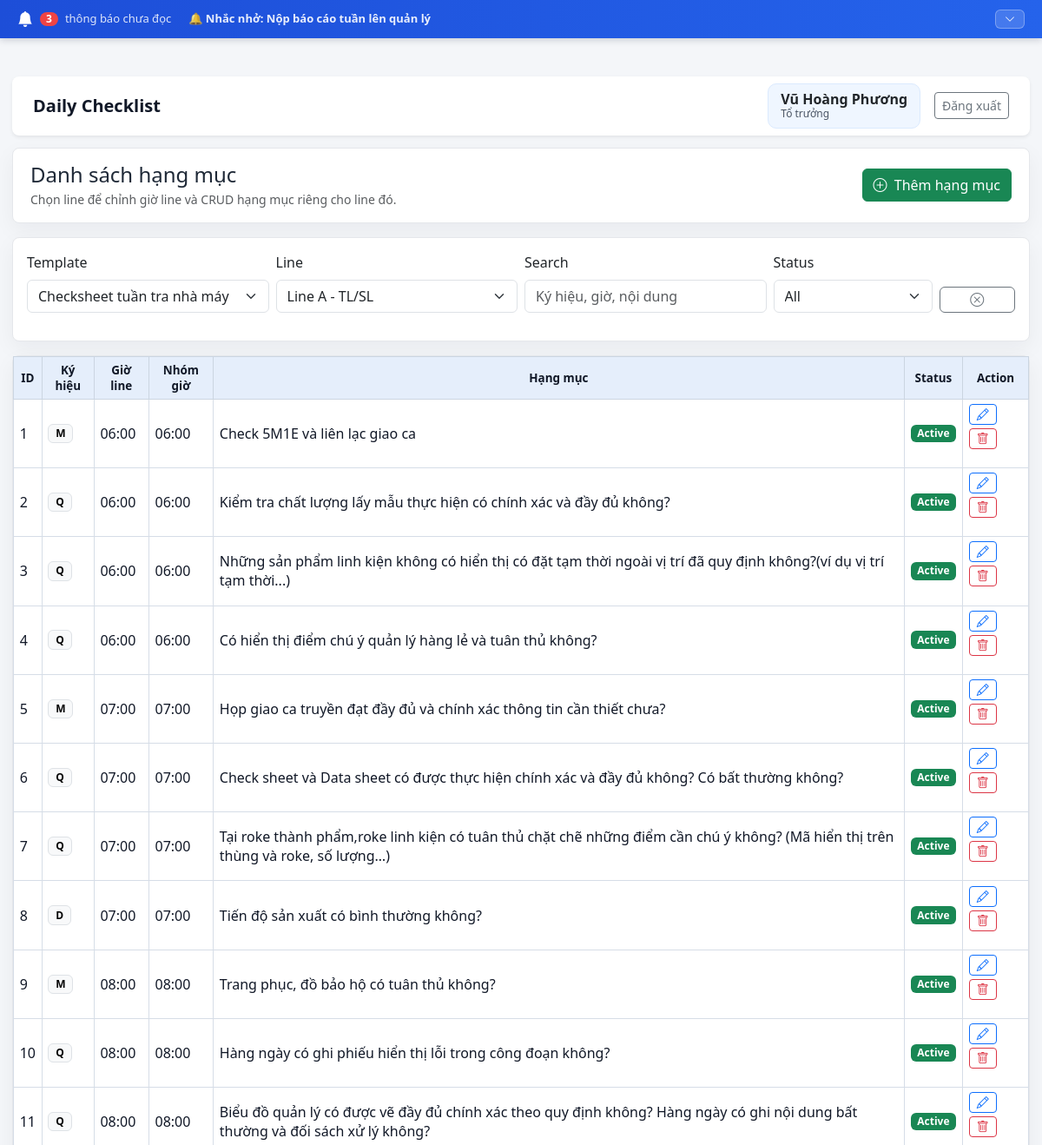
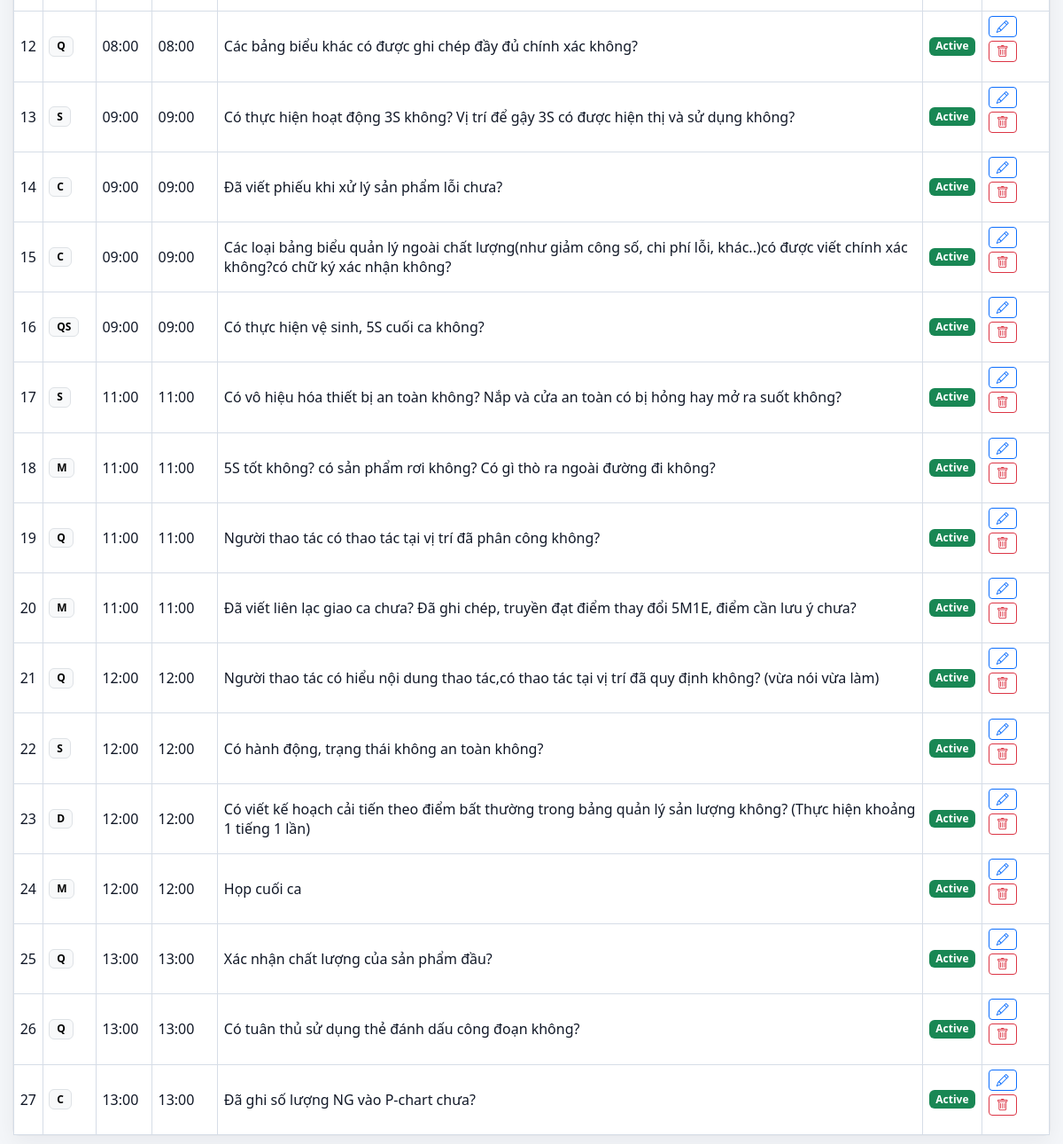
The app's page /categories (signed in) with its own data (2 pictures, top to bottom).
### models.py (models this page shows, shortened)
class TimestampMixin:
    created_at = db.Column(db.DateTime, nullable=False, default=datetime.utcnow)
    updated_at = db.Column(
        db.DateTime,
        nullable=False,
        default=datetime.utcnow,
        onupdate=datetime.utcnow,
    )

class Notification(TimestampMixin, db.Model):
    __tablename__ = "notifications"
    __table_args__ = (
        UniqueConstraint("user_id", "dedupe_key", name="uq_notifications_user_dedupe"),
        CheckConstraint(
            "status IN ('unread', 'read')",
            name="ck_notifications_status",
        ),
    )
    id = db.Column(db.Integer, primary_key=True)
    user_id = db.Column(db.Integer, db.ForeignKey("users.id"), nullable=False, index=True)
    title = db.Column(db.String(255), nullable=False)
    message = db.Column(db.Text, nullable=False)
    category = db.Column(db.String(50), nullable=False, default="reminder", index=True)
    period_type = db.Column(db.String(20), nullable=False, index=True)
    target_date = db.Column(db.Date, nullable=False, index=True)
    related_sheet_id = db.Column(db.Integer, db.ForeignKey("daily_check_sheets.id"), nullable=True, index=True)
    dedupe_key = db.Column(db.String(255), nullable=False)
    status = db.Column(db.String(20), nullable=False, default=NOTIFICATION_UNREAD, index=True)
    read_at = db.Column(db.DateTime)
    user = db.relationship("User", back_populates="notifications")
    related_sheet = db.relationship("DailyCheckSheet")

class User(db.Model):
    __tablename__ = "users"
    __table_args__ = (
        CheckConstraint(
            "role IN ('admin', 'manager', 'leader', 'staff')",
            name="ck_users_role",
        ),
        CheckConstraint(
            "gender IS NULL OR gender IN ('male', 'female', 'other')",
            name="ck_users_gender",
        ),
    )
    id = db.Column(db.Integer, primary_key=True)
    username = db.Column(db.String(50), unique=True, nullable=False, index=True)
    password_hash = db.Column(db.String(255), nullable=False)
    full_name = db.Column(db.String(120), nullable=False)
    employee_code = db.Column(db.String(30), unique=True, nullable=False, index=True)
    outlook_email = db.Column(db.String(255), nullable=True)
    gender = db.Column(db.String(20), nullable=True)
    department = db.Column(db.String(120), nullable=False)
    line_name = db.Column(db.String(120), nullable=False)
    role = db.Column(db.String(20), nullable=False, default=ROLE_STAFF)
    manager_id = db.Column(db.Integer, db.ForeignKey("users.id"), nullable=True, index=True)
    leader_id = db.Column(db.Integer, db.ForeignKey("users.id"), nullable=True, index=True)
    is_active = db.Column(db.Boolean, nullable=False, default=True)
    created_at = db.Column(db.DateTime, nullable=False, default=datetime.utcnow)
    manager = db.relationship(
        "User",
        remote_side=[id],
        foreign_keys=[manager_id],
        backref="managed_users",
    )
    leader = db.relationship(
        "User",
        remote_side=[id],
        foreign_keys=[leader_id],
        backref="led_users",
    )
    daily_sheets = db.relationship("DailyCheckSheet", back_populates="user")
    daily_results = db.relationship("DailyCheckResult", back_populates="user")
    abnormal_reports = db.relationship("AbnormalReport", back_populates="user")
    owned_confirmations = db.relationship(
        "DailyConfirmation",
        foreign_keys="DailyConfirmation.user_id",
        back_populates="user",
    )
    signed_confirmations = db.relationship(
        "DailyConfirmation",
        foreign_keys="DailyConfirmation.confirmed_by",
        back_populates="signer",
    )
    user_lines = db.relationship(
        "UserLine",
        back_populates="user",
        cascade="all, delete-orphan",
    )
    notifications = db.relationship(
        "Notification",
        back_populates="user",
        cascade="all, delete-orphan",
    )

class ChecklistItem(db.Model):
    __tablename__ = "checklist_items"
    __table_args__ = (
        UniqueConstraint("template_id", "line_id", "item_order", name="uq_checklist_items_template_line_order"),
    )
    id = db.Column(db.Integer, primary_key=True)
    template_id = db.Column(
        db.Integer,
        db.ForeignKey("checklist_templates.id"),
        nullable=False,
        index=True,
    )
    line_id = db.Column(db.Integer, db.ForeignKey("lines.id"), nullable=True, index=True)
    symbol = db.Column(db.String(20), nullable=False)
    check_time = db.Column(db.Time, nullable=False, index=True)
    time_group = db.Column(db.String(100), nullable=False)
    item_order = db.Column(db.Integer, nullable=False)
    category_type = db.Column(db.String(50))
    content = db.Column(db.Text, nullable=False)
    content_vi = db.Column(db.Text, nullable=False)
    content_en = db.Column(db.Text)
    content_ja = db.Column(db.Text)
    note = db.Column(db.Text)
    is_active = db.Column(db.Boolean, nullable=False, default=True)
    created_at = db.Column(db.DateTime, nullable=False, default=datetime.utcnow)
    template = db.relationship("ChecklistTemplate", back_populates="checklist_items")
    line = db.relationship("Line")
    daily_results = db.relationship("DailyCheckResult", back_populates="checklist_item")

### routes/category_routes.py (the view, shortened to what this page needs)
@category_bp.route("/categories", methods=["GET", "POST"])
@admin_required
def categories():
    template = get_template()
    selected_line = get_line()
    lines = Line.query.filter_by(is_active=True).order_by(Line.line_name.asc()).all()
    line_time_options_map = {line.line_name: LINE_TIME_OPTIONS.get(line.line_name, []) for line in lines}
    keyword = request.args.get("q", "").strip()
    status_filter = request.args.get("status", "").strip()
    query = ChecklistItem.query.filter_by(template_id=template.id, line_id=selected_line.id)
    if status_filter == "active":
        query = query.filter(ChecklistItem.is_active.is_(True))
    elif status_filter == "locked":
        query = query.filter(ChecklistItem.is_active.is_(False))
    categories = query.order_by(ChecklistItem.check_time.asc(), ChecklistItem.item_order.asc()).all()
    templates = ChecklistTemplate.query.order_by(ChecklistTemplate.template_name.asc()).all()
    return render_template(
        "admin_categories.html",
        templates=templates,
        lines=lines,
        selected_template=template,
        selected_line=selected_line,
        line_time_options=LINE_TIME_OPTIONS.get(selected_line.line_name, []),
        line_time_options_map=line_time_options_map,
        categories=categories,
        filters={"q": keyword, "status": status_filter},
        current_endpoint="category.categories",
    )

### templates/admin_categories.html (shortened to what this page needs)
{% extends "admin_layout.html" %}
{% block admin_content %}
<section class="toolbar-panel mb-3">
    <div>
        <h1 class="h4 mb-1">Danh sách hạng mục</h1>
        <div class="text-muted small">Chọn line để chỉnh giờ line và CRUD hạng mục riêng cho line đó.</div>
    </div>
    {% if selected_template %}
    <button class="btn btn-success" type="button" data-bs-toggle="modal" data-bs-target="#createCategoryModal">
        <i class="bi bi-plus-circle me-1"></i> Thêm hạng mục
    </button>
    {% endif %}
</section>
<section class="card mb-3">
    <div class="card-body">
        <form method="get" class="row g-2 align-items-end">
            <div class="col-12 col-lg-3">
                <label class="form-label">Template</label>
                <select class="form-select js-submit-on-change" name="template_id">
                    {% for template in templates %}
                        <option value="{{ template.id }}" {% if selected_template and selected_template.id == template.id %}selected{% endif %}>{{ template.template_name }}</option>
                    {% endfor %}
                </select>
            </div>
            <div class="col-12 col-lg-3">
                <label class="form-label">Line</label>
                <select class="form-select js-submit-on-change" name="line_id">
                    {% for line in lines %}
                        <option value="{{ line.id }}" {% if selected_line and selected_line.id == line.id %}selected{% endif %}>{{ line.line_name }} - {{ line.department }}</option>
                    {% endfor %}
                </select>
            </div>
            <div class="col-12 col-lg-3 live-filter" data-target="#categoriesTable">
                <label class="form-label">Search</label>
                <input class="form-control" data-filter="text" placeholder="Ký hiệu, giờ, nội dung">
            </div>
            <div class="col-6 col-lg-2 live-filter" data-target="#categoriesTable">
                <label class="form-label">Status</label>
                <select class="form-select" data-filter="status">
                    <option value="">All</option>
                </select>
            </div>
            <div class="col-6 col-lg-1 live-filter" data-target="#categoriesTable">
                <button class="btn btn-outline-secondary w-100" type="button" data-filter-clear><i class="bi bi-x-circle"></i></button>
            </div>
        </form>
    </div>
</section>
<section class="card">
    <div class="card-body p-0">
        <div class="table-responsive table-fill">
            <table id="categoriesTable" class="table table-checklist table-hover align-middle mb-0">
                <thead>
                    <tr>
                        <th>ID</th>
                        <th>Ký hiệu</th>
                        <th>Giờ line</th>
                        <th>Nhóm giờ</th>
                        <th>Hạng mục</th>
                        <th>Status</th>
                        <th>Action</th>
                    </tr>
                </thead>
                <tbody>
                    {% for category in categories %}
                    <tr
                        data-search="{{ category.symbol }} {{ category.check_time|time_local }} {{ category.time_group }} {{ category.content_vi }}"
                        data-status="{{ 'active' if category.is_active else 'locked' }}"
                    >
                        <td>{{ loop.index }}</td>
                        <td><span class="badge text-bg-light border">{{ category.symbol }}</span></td>
                        <td>{{ category.check_time|time_local }}</td>
                        <td>{{ category.time_group }}</td>
                        <td>{{ category.content_vi }}</td>
                        <td><span class="badge {% if category.is_active %}text-bg-success{% else %}text-bg-secondary{% endif %}">{{ "Active" if category.is_active else "Inactive" }}</span></td>
                        <td>
                            <div class="d-flex flex-wrap gap-1">
                                <button class="btn btn-sm btn-outline-primary" type="button" data-bs-toggle="modal" data-bs-target="#editCategory{{ category.id }}" title="Edit"><i class="bi bi-pencil"></i></button>
                                <form method="post" action="{{ url_for('category.delete_category', category_id=category.id) }}" onsubmit="return confirm('Xóa hạng mục này?');">
                                    <button class="btn btn-sm btn-outline-danger" type="submit" title="Delete"><i class="bi bi-trash"></i></button>
                                </form>
                            </div>
                        </td>
                    </tr>
                    {% else %}
                    <tr><td colspan="7" class="text-center text-muted py-4">Chưa có hạng mục.</td></tr>
                    {% endfor %}
                </tbody>
            </table>
        </div>
    </div>
</section>
{% endblock %}

### templates/base.html (shortened to what this page needs)
﻿<!doctype html>
<html lang="{{ current_lang }}">
<head>
    <link rel="stylesheet" href="{{ url_for('static', filename='vendor/bootstrap/css/bootstrap.min.css') }}">
    <link rel="stylesheet" href="https://cdn.jsdelivr.net/npm/bootstrap-icons@1.11.3/font/bootstrap-icons.min.css">
    <link rel="stylesheet" href="{{ url_for('static', filename='css/style.css') }}">
</head>
<body>
    {% block body %}
    {% if current_user and notifications is defined and notifications %}
    <div id="notif-bar" class="notif-bar no-print">
        <div class="notif-bar-inner">
            <div class="notif-bar-left">
                <span class="notif-bar-icon"><i class="bi bi-bell-fill"></i></span>
                <span class="notif-bar-count badge">{{ notifications|length }}</span>
                <span class="notif-bar-label">thông báo chưa đọc</span>
            </div>
            <div class="notif-bar-preview" id="notif-bar-preview">
                {% if notifications %}
                    <span class="notif-bar-title-text">{{ notifications[0].title }}</span>
                {% endif %}
            </div>
            <div class="notif-bar-actions">
                <button class="notif-bar-toggle-btn" id="notif-toggle-btn" type="button" title="Xem tất cả thông báo">
                    <span id="notif-toggle-icon"></span>
                </button>
            </div>
        </div>
    </div>
    {% endif %}
    <div class="container-fluid main-wrapper {% if current_user and notifications is defined and notifications %}has-notif-bar{% endif %}">
        <nav class="navbar navbar-expand-lg navbar-light bg-white shadow-sm rounded-3 px-3 px-lg-4 mb-4">
            <div class="container-fluid px-0">
                <a class="navbar-brand fw-bold" href="{{ url_for('checklist.dashboard') }}">Daily Checklist</a>
                <div class="d-flex align-items-center gap-3">
                    {% if current_user %}
                        <a href="{{ url_for('auth.profile') }}" class="user-pill text-decoration-none text-dark">
                            <strong>{{ current_user.full_name }}</strong>
                            <span>{{ role_label(current_user.role) }}{% if current_user.role == 'staff' %} | {{ current_user.line_name }}{% endif %}</span>
                        </a>
                        <a class="btn btn-outline-secondary btn-sm" href="{{ url_for('auth.logout') }}">{{ t('logout') }}</a>
                    {% endif %}
                </div>
            </div>
        </nav>
        {% block content %}{% endblock %}
    </div>
    {% endblock %}
</body>
</html>

### records on screen
Notification: title "🔔 Nhắc nhở: Nộp báo cáo tuần lên quản lý"
User: full_name "Vũ Hoàng Phương", role "Tổ trưởng"
ChecklistItem: symbol "M", check_time "06:00", time_group "06:00", content_vi "Check 5M1E và liên lạc giao ca", is_active "Active"
ChecklistItem: symbol "Q", check_time "06:00", time_group "06:00", content_vi "Kiểm tra chất lượng lấy mẫu thực hiện có chính xác và đầy đủ không?", is_active "Active"
ChecklistItem: symbol "Q", check_time "06:00", time_group "06:00", content_vi "Những sản phẩm linh kiện không có hiển thị có đặt tạm thời ngoài vị trí đã quy định không?(ví dụ vị trí tạm thời...)", is_active "Active"
ChecklistItem: symbol "Q", check_time "06:00", time_group "06:00", content_vi "Có hiển thị điểm chú ý quản lý hàng lẻ và tuân thủ không?", is_active "Active"
ChecklistItem: symbol "M", check_time "07:00", time_group "07:00", content_vi "Họp giao ca truyền đạt đầy đủ và chính xác thông tin cần thiết chưa?", is_active "Active"
ChecklistItem: symbol "Q", check_time "07:00", time_group "07:00", content_vi "Check sheet và Data sheet có được thực hiện chính xác và đầy đủ không? Có bất thường không?", is_active "Active"
ChecklistItem: symbol "Q", check_time "07:00", time_group "07:00", content_vi "Tại roke thành phẩm,roke linh kiện có tuân thủ chặt chẽ những điểm cần chú ý không? (Mã hiển thị trên thùng và roke, số lượng…)", is_active "Active"
ChecklistItem: symbol "D", check_time "07:00", time_group "07:00", content_vi "Tiến độ sản xuất có bình thường không?", is_active "Active"
ChecklistItem: symbol "M", check_time "08:00", time_group "08:00", content_vi "Trang phục, đồ bảo hộ có tuân thủ không?", is_active "Active"
ChecklistItem: symbol "Q", check_time "08:00", time_group "08:00", content_vi "Hàng ngày có ghi phiếu hiển thị lỗi trong công đoạn không?", is_active "Active"
ChecklistItem: symbol "Q", check_time "08:00", time_group "08:00", content_vi "Biểu đồ quản lý có được vẽ đầy đủ chính xác theo quy định không? Hàng ngày có ghi nội dung bất thường và đối sách xử lý không?", is_active "Active"
ChecklistItem: symbol "Q", check_time "08:00", time_group "08:00", content_vi "Các bảng biểu khác có được ghi chép đầy đủ chính xác không?", is_active "Active"
ChecklistItem: symbol "S", check_time "09:00", time_group "09:00", content_vi "Có thực hiện hoạt động 3S không? Vị trí để gậy 3S có được hiện thị và sử dụng không?", is_active "Active"
ChecklistItem: symbol "C", check_time "09:00", time_group "09:00", content_vi "Đã viết phiếu khi xử lý sản phẩm lỗi chưa?", is_active "Active"
ChecklistItem: symbol "C", check_time "09:00", time_group "09:00", content_vi "Các loại bảng biểu quản lý ngoài chất lượng(như giảm công số, chi phí lỗi, khác..)có được viết chính xác không?có chữ ký xác nhận không?", is_active "Active"
ChecklistItem: symbol "QS", check_time "09:00", time_group "09:00", content_vi "Có thực hiện vệ sinh, 5S cuối ca không?", is_active "Active"
ChecklistItem: symbol "S", check_time "11:00", time_group "11:00", content_vi "Có vô hiệu hóa thiết bị an toàn không? Nắp và cửa an toàn có bị hỏng hay mở ra suốt không?", is_active "Active"
ChecklistItem: symbol "M", check_time "11:00", time_group "11:00", content_vi "5S tốt không? có sản phẩm rơi không? Có gì thò ra ngoài đường đi không?", is_active "Active"
ChecklistItem: symbol "Q", check_time "11:00", time_group "11:00", content_vi "Người thao tác có thao tác tại vị trí đã phân công không?", is_active "Active"
ChecklistItem: symbol "M", check_time "11:00", time_group "11:00", content_vi "Đã viết liên lạc giao ca chưa? Đã ghi chép, truyền đạt điểm thay đổi 5M1E, điểm cần lưu ý chưa?", is_active "Active"
ChecklistItem: symbol "Q", check_time "12:00", time_group "12:00", content_vi "Người thao tác có hiểu nội dung thao tác,có thao tác tại vị trí đã quy định không? (vừa nói vừa làm)", is_active "Active"
ChecklistItem: symbol "S", check_time "12:00", time_group "12:00", content_vi "Có hành động, trạng thái không an toàn không?", is_active "Active"
ChecklistItem: symbol "D", check_time "12:00", time_group "12:00", content_vi "Có viết kế hoạch cải tiến theo điểm bất thường trong bảng quản lý sản lượng không? (Thực hiện khoảng 1 tiếng 1 lần)", is_active "Active"
ChecklistItem: symbol "M", check_time "12:00", time_group "12:00", content_vi "Họp cuối ca", is_active "Active"
ChecklistItem: symbol "Q", check_time "13:00", time_group "13:00", content_vi "Xác nhận chất lượng của sản phẩm đầu?", is_active "Active"
ChecklistItem: symbol "Q", check_time "13:00", time_group "13:00", content_vi "Có tuân thủ sử dụng thẻ đánh dấu công đoạn không?", is_active "Active"
ChecklistItem: symbol "C", check_time "13:00", time_group "13:00", content_vi "Đã ghi số lượng NG vào P-chart chưa?", is_active "Active"

### other values on screen
{{ notifications|length }} "3"
{{ t('logout') }} "Đăng xuất"
form field template_id "Checksheet tuần tra nhà máy"
form field line_id "Line A - TL/SL"
